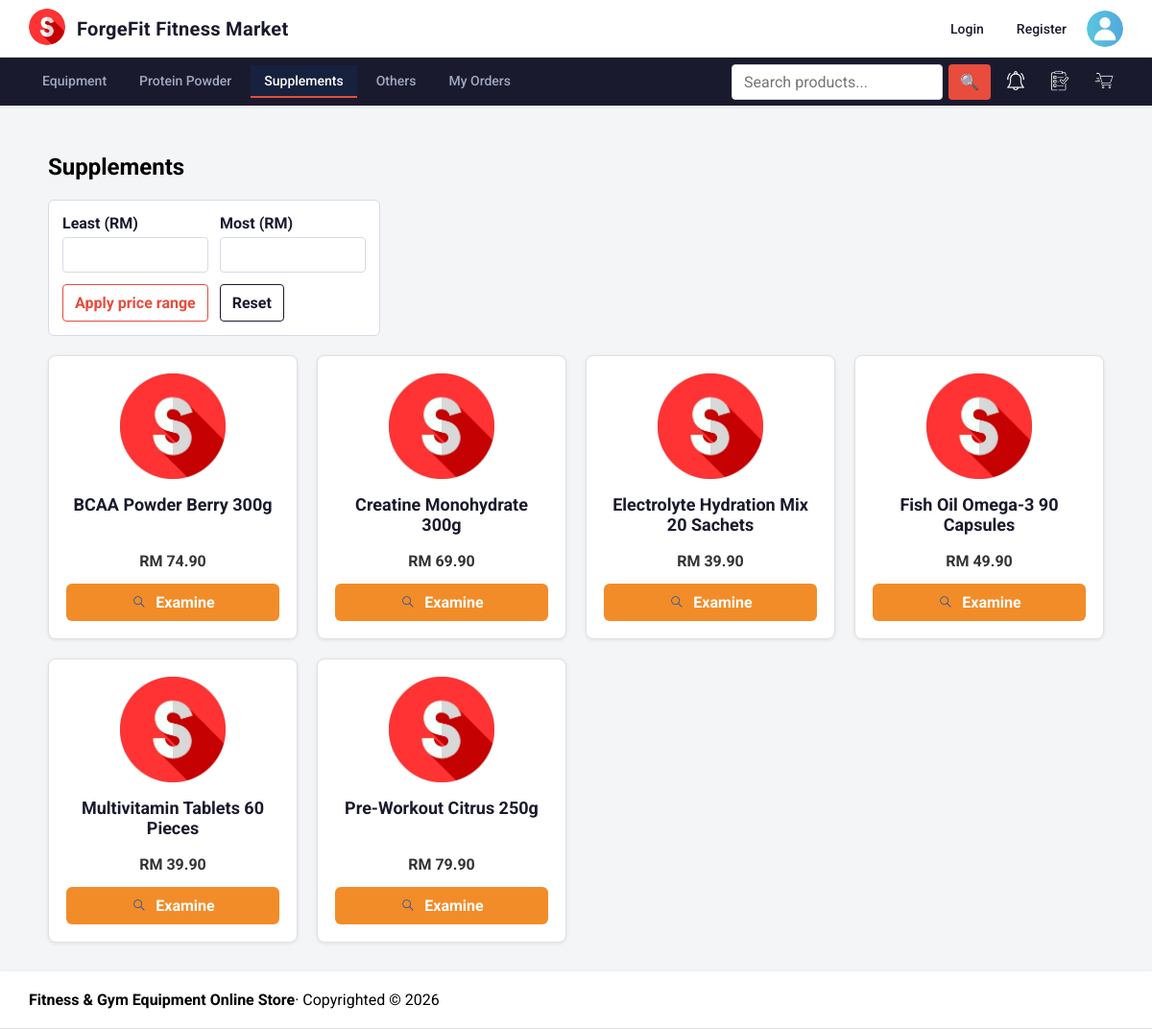
/product/category.php?category=supplements, run on the app's committed database.
### tables this page shows
CREATE TABLE IF NOT EXISTS `product` (
    `product_id` INT AUTO_INCREMENT PRIMARY KEY,
    `category_id` INT NOT NULL,
    `product_name` VARCHAR(150) NOT NULL,
    `price` DECIMAL(10,2) NOT NULL,
    `weight` DECIMAL(8,2) NOT NULL DEFAULT 0.00,
    `description` TEXT NULL,
    `stock` INT NOT NULL DEFAULT 0,
    `availability` BOOLEAN NOT NULL DEFAULT TRUE,
    `created_at` TIMESTAMP DEFAULT CURRENT_TIMESTAMP,
    `updated_at` TIMESTAMP DEFAULT CURRENT_TIMESTAMP ON UPDATE CURRENT_TIMESTAMP,
    FOREIGN KEY (`category_id`) REFERENCES `category`(`category_id`) ON DELETE RESTRICT
);

### app/product/product_template.php (the view, shortened to what this page needs)
<section class="product-grid<?= !empty($productGridClass) ? ' ' . htmlspecialchars($productGridClass) : '' ?>">
    <?php if ($products): ?>
        <?php foreach ($products as $product): ?>
            <article
                class="product-card"
                <?php if (isset($product->id)): ?>
                    data-product-id="<?= htmlspecialchars($product->id) ?>"
                <?php endif; ?>
            >
                <div class="product-card__photo">
                    <img
                        src="<?= !empty($product->image) ? '/photos/' . htmlspecialchars($product->image) : '/images/sport.png' ?>"
                        alt="<?= htmlspecialchars($product->name) ?>"
                    >
                </div>
                <h2><?= htmlspecialchars($product->name) ?></h2>
                <?php if (isset($product->price)): ?>
                    <p>RM <?= htmlspecialchars($product->price) ?></p>
                <?php endif; ?>
                <a class="examine-button" href="/product/product.php?id=<?= htmlspecialchars($product->id) ?>">
                    <img src="/images/search.png" alt="">
                    Examine
                </a>
            </article>
        <?php endforeach; ?>
    <?php else: ?>
        <p>No products available.</p>
    <?php endif; ?>
</section>

### app/css/app.css (style rules this page uses)
body, input, button, textarea, select { font: 16px 'Roboto', sans-serif; }
body { margin: 0; min-height: 100vh; display: grid; grid-template-rows: auto auto 1fr auto; grid-template-columns: 1fr; background: #f4f5f7; }
.product-grid { display: grid; grid-template-columns: repeat(auto-fill, minmax(190px, 1fr)); gap: 20px; align-items: stretch; }
.product-grid--category { grid-template-columns: repeat(4, minmax(0, 1fr)); }
.product-card { position: relative; width: 100%; padding: 18px; box-sizing: border-box; background: #ffffff; border: 1px solid #e0e0e0; border-radius: 8px; text-align: center; box-shadow: 0 1px 4px rgba(0, 0, 0, 0.08); }
.product-card__photo { position: relative; display: inline-block; margin-bottom: 12px; }
.product-card .product-card__photo img { display: block; margin-bottom: 0; }
.product-card h2 { min-height: 48px; margin: 0 0 12px; color: #1a1a2e; font-size: 18px; font-weight: 700; }
.product-card img { width: 110px; height: 110px; margin-bottom: 12px; object-fit: contain; }
.product-card p { margin: 0 0 14px; color: #333333; font-size: 16px; font-weight: 700; }
.product-card .examine-button { position: relative; z-index: 2; width: 100%; padding: 10px 14px; box-sizing: border-box; display: flex; align-items: center; justify-content: center; gap: 8px; border: 0; border-radius: 6px; background: #f28c28; color: #ffffff; font-weight: 700; transition: background 0.15s ease, transform 0.15s ease, box-shadow 0.15s ease; text-decoration: none; cursor: pointer; }
.product-card .examine-button img { width: 18px; height: 18px; margin: 0; object-fit: contain; }

### data on the page
product: product_name "BCAA Powder Berry 300g", price "74.90"
product: product_name "Creatine Monohydrate 300g", price "69.90"
product: product_name "Electrolyte Hydration Mix 20 Sachets", price "39.90"
product: product_name "Fish Oil Omega-3 90 Capsules", price "49.90"
product: product_name "Multivitamin Tablets 60 Pieces", price "39.90"
product: product_name "Pre-Workout Citrus 250g", price "79.90"

### other printed values
$label "Supplements"
